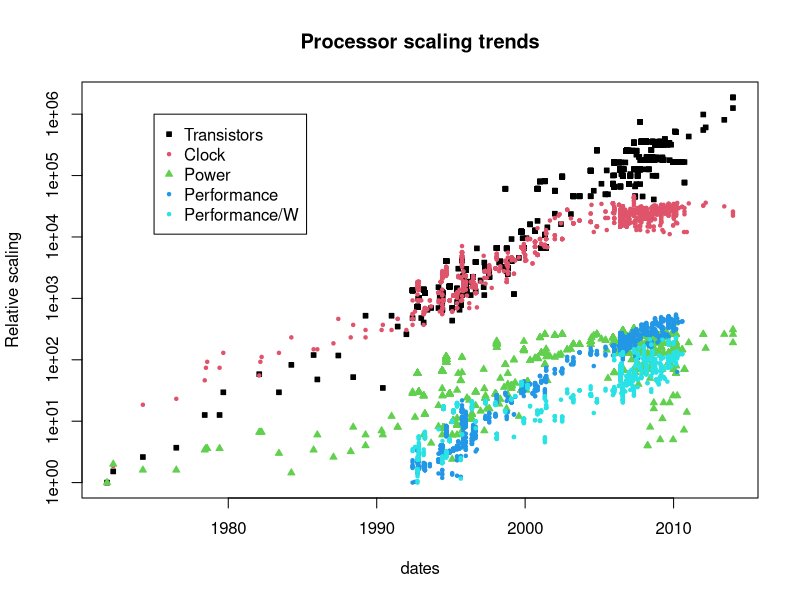

The R script that drew this image:
# read in CSV tables
processor  <- read.csv("./cpudb/processor.csv")
specint2k6 <- read.csv("./cpudb/spec_int2006.csv")
specint2k0 <- read.csv("./cpudb/spec_int2000.csv")
specint95 <- read.csv("./cpudb/spec_int1995.csv")
specint92 <- read.csv("./cpudb/spec_int1992.csv")

# merge spec scores
all <- merge(processor, specint2k6, by="processor_id",
             suffixes=c(".proc", ".spec_int2k6"), all=TRUE)
all <- merge(all, specint2k0, by="processor_id",
             suffixes=c(".spec_int2k6", ".spec_int2k0"), all=TRUE)
all <- merge(all, specint95, by="processor_id",
             suffixes=c(".spec_int2k0", ".spec_int95"), all=TRUE)
all <- merge(all, specint92, by="processor_id",
             suffixes=c(".spec_int95", ".spec_int92"), all=TRUE)

# fix missing date entries 
all[all[["date"]]=="","date"] <- NA
dates <- as.POSIXct(all[["date"]])

# account for potential turbo-boost clock
noturbo <- is.na(all[["max_clock"]])
all[noturbo,"max_clock"] <- all[noturbo, "clock"]

# determine scaling factors for spec92->spec95,
# spec95->spec2k0, and spec2k0->spec2k6
spec92to95 <- mean(all[["basemean.spec_int95"]]/all[["basemean.spec_int92"]], na.rm=TRUE)
spec95to2k0 <- mean(all[["basemean.spec_int2k0"]]/all[["basemean.spec_int95"]], na.rm=TRUE)
spec2k0to2k6 <- mean(all[["basemean.spec_int2k6"]]/all[["basemean.spec_int2k0"]], na.rm=TRUE)

no95 <- is.na(all[["basemean.spec_int95"]])
no2k0 <- is.na(all[["basemean.spec_int2k0"]])
no2k6 <- is.na(all[["basemean.spec_int2k6"]])
all[no95, "basemean.spec_int95"] <- spec92to95 * all[no95, "basemean.spec_int92"]
all[no2k0,"basemean.spec_int2k0"] <- spec95to2k0 * all[no2k0, "basemean.spec_int95"]
all[no2k6, "basemean.spec_int2k6"] <- spec2k0to2k6 * all[no2k6, "basemean.spec_int2k0"]

# performance
all[["perfnorm"]] <- all[["basemean.spec_int2k6"]]/all[["tdp"]]

# find the scaling factors
scaleclk   <- min(all[["max_clock"]], na.rm=TRUE)
scaletrans <- min(all[["transistors"]], na.rm=TRUE)
scaletdp   <- min(all[["tdp"]], na.rm=TRUE)
scaleperf  <- min(all[["basemean.spec_int2k6"]], na.rm=TRUE)
scaleperfnorm  <- min(all[["perfnorm"]], na.rm=TRUE)

# make the plot
plot(dates, all[["transistors"]]/scaletrans, log="y", col=1, bg=1, pch=22,
     cex=0.7, ylab="Relative scaling", main="Processor scaling trends")
points(dates, all[["max_clock"]]/scaleclk, col=2, bg=2, pch=20, cex=0.7)
points(dates, all[["tdp"]]/scaletdp, col=3, bg=3, pch=24, cex=0.7)
points(dates, all[["basemean.spec_int2k6"]]/scaleperf, col=4, bg=4, pch=20, cex=0.7)
points(dates, all[["perfnorm"]]/scaleperfnorm, col=5, bg=5, pch=20, cex=0.7)
legend(as.POSIXct("1975-01-01"), y=1e6,
       c("Transistors", "Clock", "Power", "Performance", "Performance/W"),
       col=c(1,2,3,4,5), pt.bg=c(1,2,3,4,5), pch=c(22,20,24,20,20), pt.cex=0.7)
